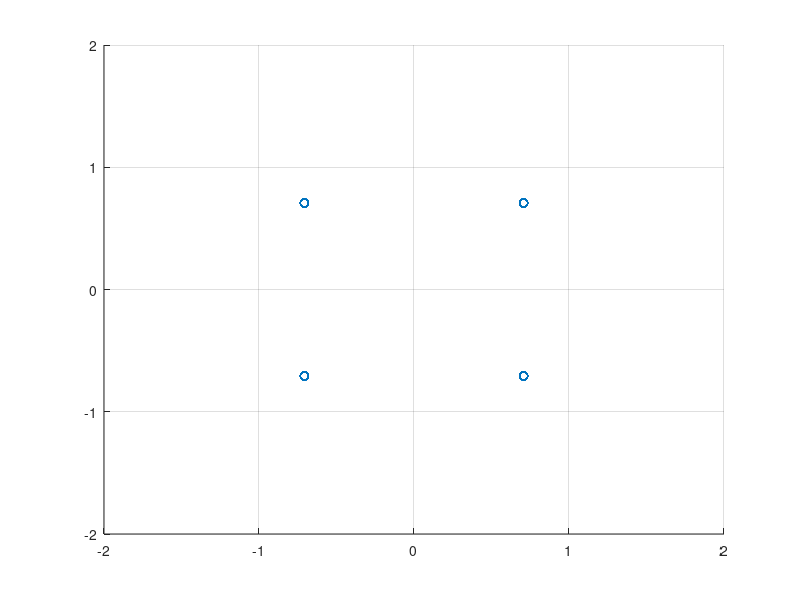
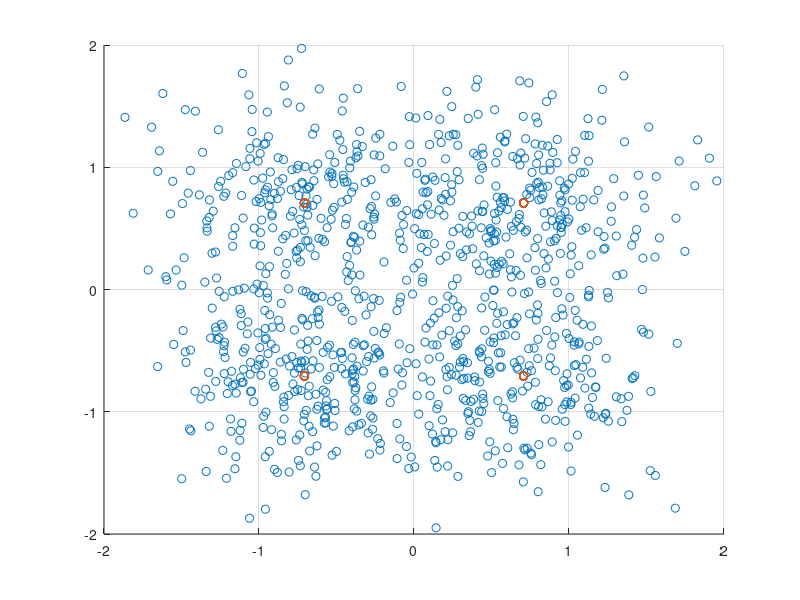

Reproduce these figures in MATLAB, in order.
clear;

% Parameter Setting
Tsym = 1;
Nsym = 1000;
Fs = 100;
Fc = 10;
Fe = 0;
N0 = 0.2;

% Simulation
t = [Tsym/Fs : Tsym/Fs : Tsym*Nsym];
Tmax = length(t);

% Symbol 생성
M=4;
symTable = zeros(1,4);
for i = 1:M
    i_m = 2*pi*(i-1)/M + pi/4;
    symTable(i) = cos(i_m) + j*sin(i_m);
end

% Basis Signal 생성
phi1 = cos(2*pi*Fc*t(1:Tsym*Fs));
Es = norm(phi1);
phi1 = phi1/Es;

phi2 = -sin(2*pi*Fc*t(1:Tsym*Fs));
Es = norm(phi2);
phi2 = phi2/Es;

%% TX

% 랜덤신호만들기
m = randi(M,1,Nsym);

% 심볼신호 만들기
theta_m = 2*pi*(m-1)/M + pi/4;
bbSym = cos(theta_m) + j*sin(theta_m);

% Up-conversion (DAC 포함)
RFsignal = zeros(1,Tmax);
for iterT = 1:Tmax
    iterSym = floor((iterT-1)/Fs)+1;
    RFsignal(iterT) = real(bbSym(iterSym))*cos(2*pi*Fc*t(iterT))/Es - imag(bbSym(iterSym))*sin(2*pi*Fc*t(iterT))/Es;
end

% 참고1 - signal 보여주기
% figure(1)
% plot(t,RFsignal);
% xlim([0 2]);

% 참고2 - 심볼신호 보여주기
s = zeros(2,Nsym);
for i = 1:Nsym
    intStart = 1+(i-1)*Tsym*Fs;
    intEnd = i*Tsym*Fs;
    s(1,i) = sum(RFsignal(intStart:intEnd).*phi1);
    s(2,i) = sum(RFsignal(intStart:intEnd).*phi2);
end
figure(2)
scatter(s(1,:),s(2,:),'r*');
grid on;
axis([-2 2 -2 2]);


%% RX
% Coherent Detection
Ich = RFsignal .* cos(2*pi*(Fc+Fe)*t)/Es;
Qch = RFsignal .* sin(2*pi*(Fc+Fe)*t)/Es;

% Baseband Signal Representation
for i = 1:Nsym
    n_start = (i-1)*Tsym*Fs;
    bbSym_rx(i) = sum(Ich(n_start+1:n_start+Tsym*Fs) - j*Qch(n_start+1:n_start+Tsym*Fs));
end
sigPower = mean(abs(bbSym_rx).^2);

% Noise Insertion
noise = sqrt(N0)*randn(1,length(bbSym_rx)) + j*sqrt(N0)*randn(1,length(bbSym_rx));
bbSymN_rx = bbSym_rx+noise;
noisePower = mean(abs(noise).^2);
SNR = 10*log10(sigPower/noisePower)

% Signal Space Representation
figure(3)
scatter(real(bbSymN_rx), imag(bbSymN_rx));
grid on;
axis([-2 2 -2 2]);
hold on;
scatter(s(1,:),s(2,:),'r*');

% Optimal Receiver
hd_bbSym = zeros(1,Nsym);
for i= 1:Nsym
    corr_result = bbSymN_rx(i)*conj(symTable);
    [dammyVal hd_index] = max(real(corr_result));
    hd_bbSym(i) = symTable(hd_index);
end

SER = sum( abs(hd_bbSym - bbSym) > 0.01) /Nsym